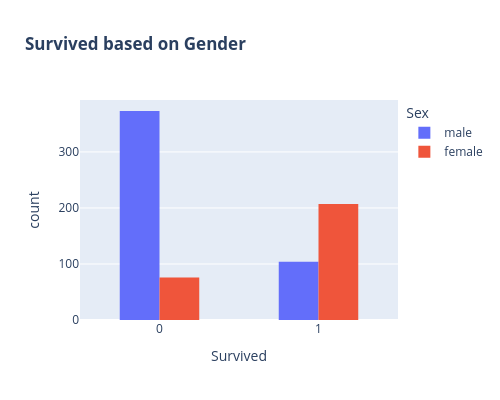

The cell this chart's notebook holds for it:
### Markdown cell above
### 6. Visualization (التصوير البياني)

### Code cell
fig = px.histogram(
    df, x="Survived", color="Sex", title="<b>Survived based on Gender</b>", barmode="group"
)
fig.update_layout(width=500, height=400,bargap=0.5)
fig.show()

### Figure 1 — Plotly figure (JSON) as saved in the notebook; plotly's stock layout.template omitted (floating-point values rounded to 4 significant figures; data arrays with more than 128 entries replaced by an {"elided": "..."} marker saying what was removed)
{"data": [{"alignmentgroup": "True", "bingroup": "x", "hovertemplate": "Sex=male<br>Survived=%{x}<br>count=%{y}<extra></extra>", "legendgroup": "male", "marker": {"color": "#636efa", "pattern": {"shape": ""}}, "name": "male", "offsetgroup": "male", "orientation": "v", "showlegend": true, "type": "histogram", "x": {"elided": "477 int values"}, "xaxis": "x", "yaxis": "y"}, {"alignmentgroup": "True", "bingroup": "x", "hovertemplate": "Sex=female<br>Survived=%{x}<br>count=%{y}<extra></extra>", "legendgroup": "female", "marker": {"color": "#EF553B", "pattern": {"shape": ""}}, "name": "female", "offsetgroup": "female", "orientation": "v", "showlegend": true, "type": "histogram", "x": {"elided": "283 int values"}, "xaxis": "x", "yaxis": "y"}], "layout": {"bargap": 0.5, "barmode": "group", "height": 400, "legend": {"title": {"text": "Sex"}, "tracegroupgap": 0}, "title": {"text": "<b>Survived based on Gender</b>"}, "width": 500, "xaxis": {"anchor": "y", "domain": [0, 1], "title": {"text": "Survived"}}, "yaxis": {"anchor": "x", "domain": [0, 1], "title": {"text": "count"}}}}
